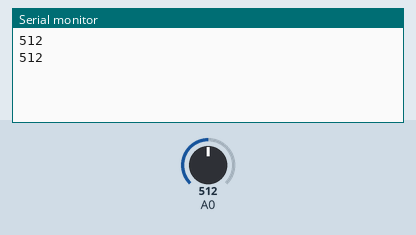
Recording of a sketch running on a simulated Arduino Uno, built with avr-gcc and run on an emulated ATmega328P. Parts: the last lines printed to the serial monitor. The inputs (shaded band) are chosen by the test bench; at power-on: A0 = 512.

Above: at 1.8 s.
1.9 s: A0 set to 716
At 2.8 s:
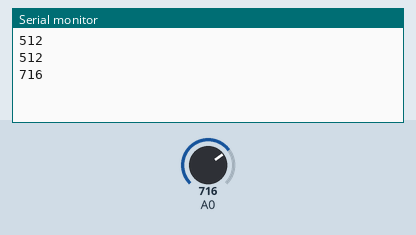
3.4 s: A0 set to 900
At 4.8 s:
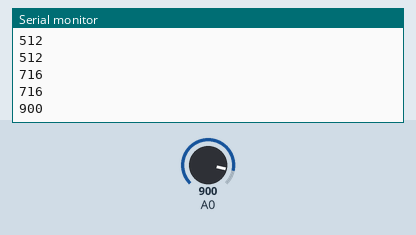
Timing chart, 0 to 6.4 s (numbered marks = the images above; inputs shaded):
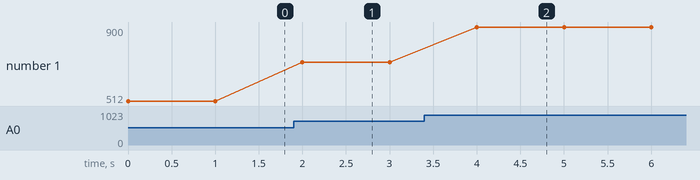

The sketch:

sensor-test.ino
```cpp
int sensor=0;
int minVal=10; // minimum force read from serial
void setup() {
  // put your setup code here, to run once:
  Serial.begin(9600);
}

void loop() {
  // put your main code here, to run repeatedly:
  sensor=analogRead(0);
  Serial.println(sensor);
  delay(1000);
}
```

Measured:
- after the input at 1.9 s, the serial monitor: prints a new line after 0.10 s (image 1)
- after the input at 3.4 s, the serial monitor: prints a new line after 0.60 s (image 2)
- plotted number 1: 512 → 716 after the input at 1.9 s, 716 → 900 after the input at 3.4 s
